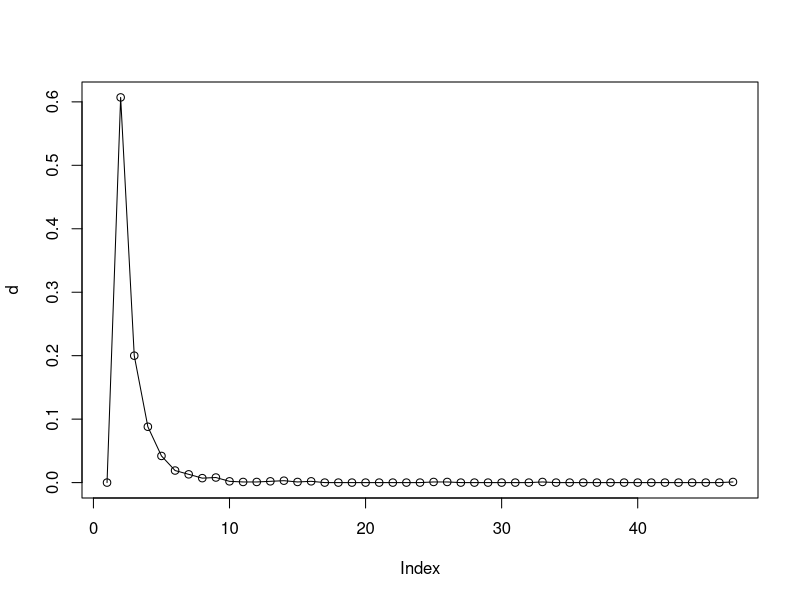

Source code (R): (Note: this script raises an error after producing the figure.)
library(igraph)
#a
#create a undirected network with a fat-tailed degree distribution
g <- barabasi.game(1000,directed=FALSE)
d<-degree.distribution(g)
png(filename="/Users/mysteryjoe/Desktop/ucla/ee232/figure1.png")
plot(d, type="o")
#diameter(g)
dev.off()
diameters<-0
count<-0
for(i in 1:100){
  g <- barabasi.game(1000,directed=FALSE)
  diameters<-diameters+diameter(g)
	if(is.connected(g))
	{
	count<-count+1
	}
}
#k<-count
print(count)
print(diameters/100)
#b
# find the giant connected component
cl <- clusters(g)
gccIndex = which.max(cl$csize)
nonGccNodes <- (1:vcount(g))[cl$membership != gccIndex]
gcc <- delete.vertices(g, nonGccNodes)
#c
g <- barabasi.game(10000,directed=FALSE)
cl = clusters(g)
gccIndex = which.max(cl$csize)
#print(gccIndex+1)
nonGccNodes = (1:vcount(g))[cl$membership != gccIndex]
gcc <- delete.vertices(g,nonGccNodes)
struct = fastgreedy.community(gcc)
print(struct)
mod = modularity(struct)

print("modularity=")
print(modularity(gcc,membership(struct)))

##create a undirected network with a fat-tailed degree distribution with 10000 nodes
cl = clusters(g)
gccIndex = which.max(cl$csize)
#print(gccIndex+1)
nonGccNodes = (1:vcount(g))[cl$membership != gccIndex]
gcc <- delete.vertices(g,nonGccNodes)
struct = fastgreedy.community(gcc)
print(struct)
mod = modularity(struct)
print("modularity=")
print(modularity(mod))
#d
g <- barabasi.game(10000,power=-3, directed = FALSE)
degreesVector <- degree(g)
for (p in 1:10000){
  #randomly choose node i
  i<-sample(1:10000,1)
  b<-sample(1:degreesVector[i],1)
  #randomly choose the neighborhood node of i
  j<-neighborhood(g,1,i)[[1]][b+1]
  if(p==1){
    deg<-degreesVector[j]
    }else{
      deg<-c(deg,degreesVector[j])
    }
}
hs <- hist(deg, breaks=seq(-0.5, by=1 , length.out=max(deg)+2))
#degree distribution of node j 
dd <- data.frame(x=hs$mids, y=hs$density)
png(filename="/Users/mysteryjoe/Desktop/ucla/ee232/figure2.png")
plot(dd , type="o")
dev.off()

